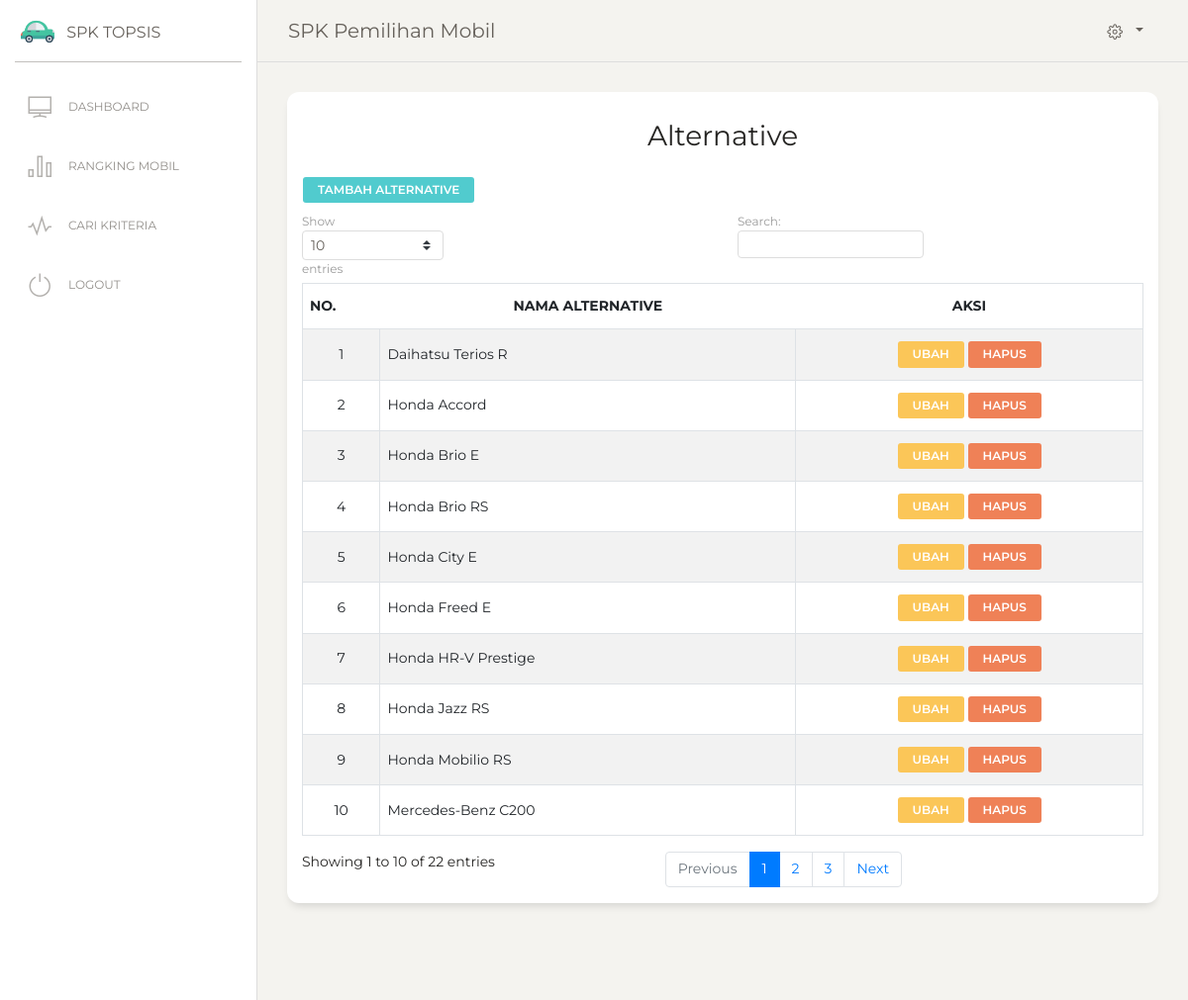
The page /alternative.php (signed in) on the database its author committed.
### tables this page shows
CREATE TABLE IF NOT EXISTS `tb_mobil` (
  `id_mobil` int(11) NOT NULL AUTO_INCREMENT,
  `nama_mobil` varchar(50) NOT NULL,
  PRIMARY KEY (`id_mobil`)
);

### alternative.php (the view, shortened to what this page needs)
<?php
include 'header.php';
include 'menu.php';
?>
<div class="content">
  <div class="row">
    <div class="col-md-12">
      <div class="card ">
        <div class="card-header ">
          <h3 class="card-title"><center>Alternative</h3>
          <a href="alternativeTambah.php" class="btn btn-primary btn-sm">Tambah Alternative</a>
        <table id="example" class="table table-striped table-bordered" >
            <thead>
                <tr>
                    <th>No.</th>
                    <th><center>Nama Alternative</th>
                    <th><center>Aksi</th>
                </tr>
            </thead>
            <tbody>
                <?php
                $sql=mysql_query("SELECT * FROM tb_mobil ORDER BY nama_mobil ASC");
                $no=1;
                while ($row=mysql_fetch_array($sql)){?>
                  <tr class='td' bgcolor='#FFF'>
                    <td><center><?php echo $no++ ?></td>
                    <td><?php echo $row['nama_mobil'];?></td>
                    <td><center>
                        <a class="btn btn-warning btn-sm" href=alternativeEdit.php?id_mobil=<?= $row['id_mobil'] ?> >Ubah</a>
                        <a href="alternativeHapus.php?id_a=<?= $row['id_mobil']; ?>"  class="btn btn-danger btn-sm"
                          onclick="return confirm('Anda yakin Hapus data alternative <?= $row['nama_mobil']; ?> ?')">Hapus</a>
                    </td>
                  </tr>
                <?php }?>
            </tbody>
        </table>
        </div>
      </div>
    </div>
  </div>
</div>
<?php include 'footer.php' ?>

### rows shown on the page
tb_mobil: nama_mobil "Daihatsu Terios R"
tb_mobil: nama_mobil "Honda Accord"
tb_mobil: nama_mobil "Honda Brio E"
tb_mobil: nama_mobil "Honda Brio RS"
tb_mobil: nama_mobil "Honda City E"
tb_mobil: nama_mobil "Honda Freed E"
tb_mobil: nama_mobil "Honda HR-V Prestige"
tb_mobil: nama_mobil "Honda Jazz RS"
tb_mobil: nama_mobil "Honda Mobilio RS"
tb_mobil: nama_mobil "Mercedes-Benz C200"
